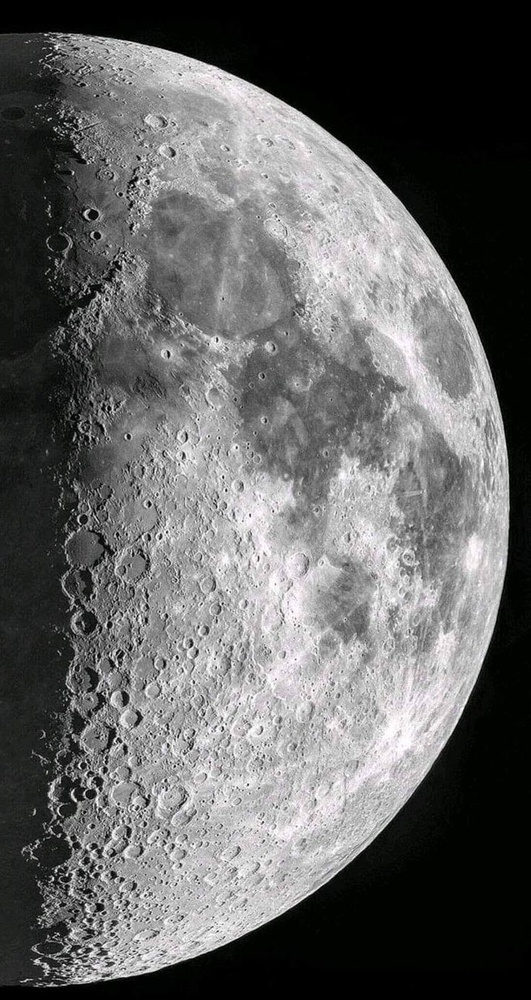
#> input picture img/moon.jpg, 531 x 1000 px, shrunk from 736 x 1386 before the run, found by its file name
$ jupyter execute idealLowpassFilter.ipynb
#> lines starting #> are read from the running program, lines starting #| are printed output that depends on the picture
# Ảnh mờ sau khi dùng lọc thông thấp Ideal

[cell 1]
# tieng viet khong dau
from PIL import Image
import numpy as np
import matplotlib.pyplot as plt
import os

def load_image_grayscale(path):
    """Doc anh muc xam tu duong dan."""
    if os.path.exists(path):
        img = Image.open(path).convert('L')
        arr = np.array(img).astype(np.float32)
        print(f"Da mo file: {path} (shape={arr.shape})")
#| Da mo file: C:\ImageProcessing\Doan-xulyanh\img\moon.jpg (shape=(1000, 531))
        return arr
    else:
        raise FileNotFoundError(f"Khong tim thay file: {path}")

def ideal_lowpass_filter(image, D0):
    """Bo loc thong thap iDeal trong mien tan so."""
#> called with D0 = 40
    M, N = image.shape
#> M = 1000; N = 531
    F = np.fft.fft2(image)
    Fshift = np.fft.fftshift(F)

    u = np.arange(0, M)
#> u = 1000 values from 0 to 999
    v = np.arange(0, N)
#> v = 531 values from 0 to 530
    U, V = np.meshgrid(u, v, indexing='ij')
    D = np.sqrt((U - M//2)**2 + (V - N//2)**2)
    H = (D <= D0).astype(float)

    Gshift = Fshift * H
    G = np.fft.ifftshift(Gshift)
    img_back = np.fft.ifft2(G)
    img_back = np.real(img_back)
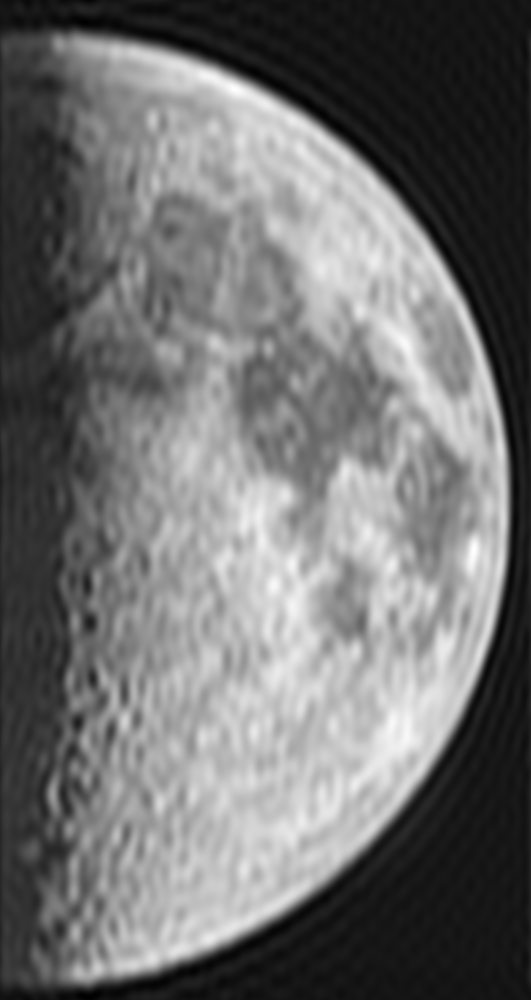
#> img_back: shape (1000, 531) float64; min -22.69, max 257.4, mean 100.8; drawn with min black and max white

    # chuan hoa 0-255
    img_back = img_back - img_back.min()
    img_back = img_back / img_back.max() * 255.0
    return img_back

# --------- tham so ----------
input_path = "C:\ImageProcessing\Doan-xulyanh\img\moon.jpg"  # anh dau vao
D0 = 40                      # ban kinh cat (cang lon cang it mo)
# ----------------------------

img = load_image_grayscale(input_path)
result = ideal_lowpass_filter(img, D0)

out_path = "output_moon_ideal_lp.png"
Image.fromarray(np.clip(result, 0, 255).astype(np.uint8)).save(out_path)
print(f"Da luu ket qua: {out_path}")

# hien thi
plt.figure(figsize=(12,5))
plt.subplot(1,2,1)
plt.title("Anh goc")
plt.axis('off')
plt.imshow(img, cmap='gray')

plt.subplot(1,2,2)
plt.title(f"Bo loc Ideal LP (D0={D0})")
plt.axis('off')
plt.imshow(result, cmap='gray')
plt.show()
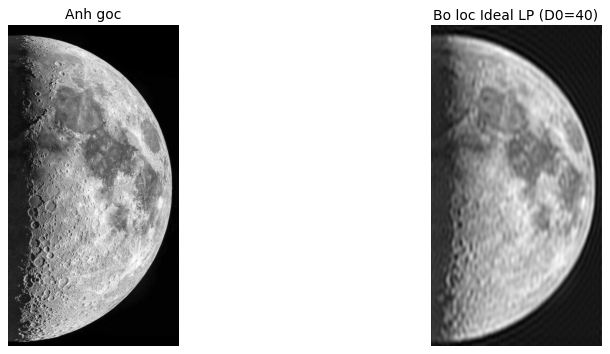
#> figure drawn by matplotlib, 2 panels

$ run again, with img/BLPF1.png saved as img/moon.jpg
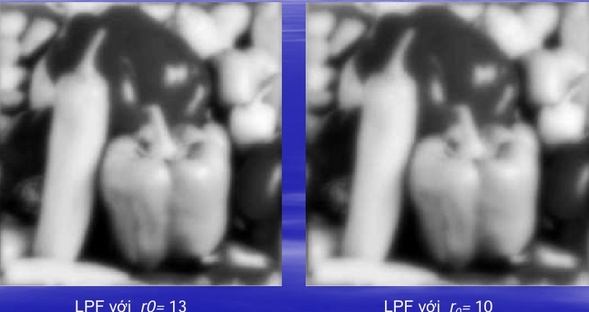
#> input picture img/BLPF1.png, 589 x 312 px, shrunk from 817 x 433 before the run, found by its file name
#| Da mo file: C:\ImageProcessing\Doan-xulyanh\img\moon.jpg (shape=(312, 589))
#> in ideal_lowpass_filter, `img_back = np.real(img_back)`:
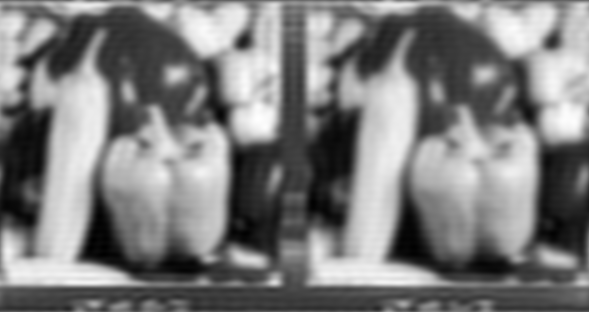
#> img_back: shape (312, 589) float64; min -5.25, max 253.7, mean 122; drawn with min black and max white
#> `plt.show()`:
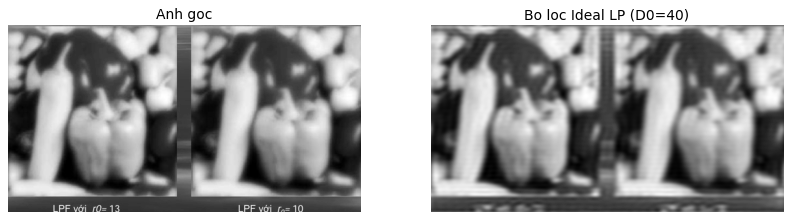
#> figure drawn by matplotlib, 2 panels

$ run again, with img/Duahau.png saved as img/moon.jpg
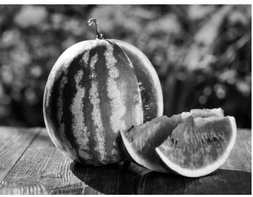
#> input picture img/Duahau.png, 253 x 197 px, shrunk from 350 x 273 before the run, found by its file name
#| Da mo file: C:\ImageProcessing\Doan-xulyanh\img\moon.jpg (shape=(197, 253))
#> in ideal_lowpass_filter, `img_back = np.real(img_back)`:
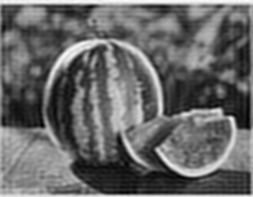
#> img_back: shape (197, 253) float64; min -20.09, max 282.1, mean 103.2; drawn with min black and max white
#> `plt.show()`:
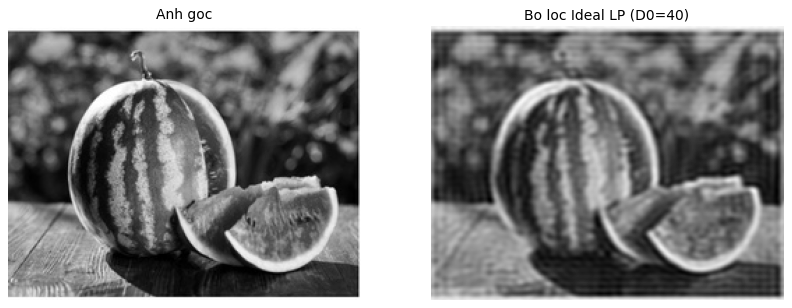
#> figure drawn by matplotlib, 2 panels
